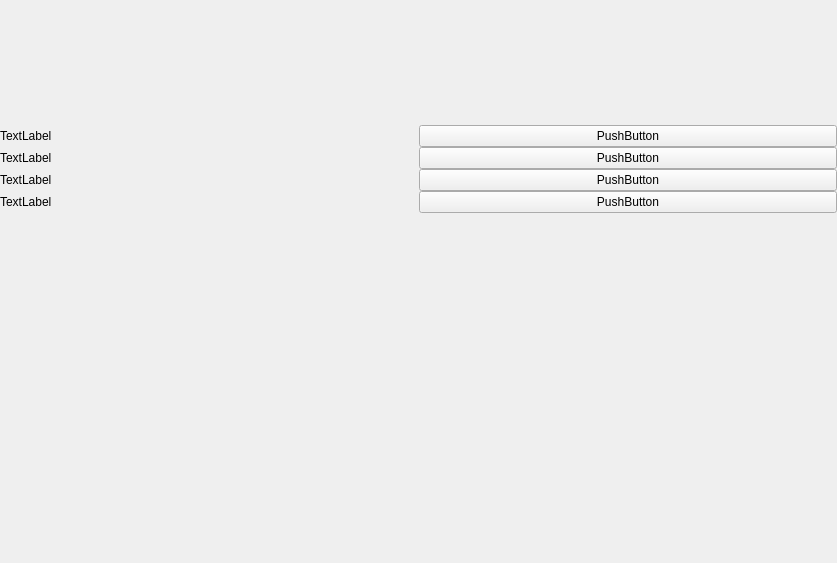
<?xml version="1.0" encoding="UTF-8"?>
<ui version="4.0">
 <class>Form</class>
 <widget class="QWidget" name="Form">
  <property name="geometry">
   <rect>
    <x>0</x>
    <y>0</y>
    <width>837</width>
    <height>563</height>
   </rect>
  </property>
  <property name="minimumSize">
   <size>
    <width>837</width>
    <height>563</height>
   </size>
  </property>
  <property name="maximumSize">
   <size>
    <width>837</width>
    <height>563</height>
   </size>
  </property>
  <property name="windowTitle">
   <string>Form</string>
  </property>
  <layout class="QGridLayout" name="gridLayout">
   <property name="leftMargin">
    <number>0</number>
   </property>
   <property name="topMargin">
    <number>0</number>
   </property>
   <property name="rightMargin">
    <number>0</number>
   </property>
   <property name="bottomMargin">
    <number>0</number>
   </property>
   <property name="spacing">
    <number>0</number>
   </property>
   <item row="0" column="0">
    <widget class="QWidget" name="widget" native="true">
     <layout class="QVBoxLayout" name="verticalLayout">
      <property name="spacing">
       <number>0</number>
      </property>
      <property name="leftMargin">
       <number>0</number>
      </property>
      <property name="topMargin">
       <number>0</number>
      </property>
      <property name="rightMargin">
       <number>0</number>
      </property>
      <property name="bottomMargin">
       <number>0</number>
      </property>
      <item>
       <layout class="QGridLayout" name="gridLayout_2">
        <item row="0" column="0">
         <widget class="QLabel" name="label">
          <property name="text">
           <string/>
          </property>
          <property name="pixmap">
           <pixmap>icon/wizard-001.png</pixmap>
          </property>
          <property name="scaledContents">
           <bool>true</bool>
          </property>
         </widget>
        </item>
       </layout>
      </item>
      <item>
       <layout class="QGridLayout" name="gridLayout_3">
        <item row="1" column="0">
         <widget class="QLabel" name="label_3">
          <property name="text">
           <string>TextLabel</string>
          </property>
         </widget>
        </item>
        <item row="0" column="1">
         <widget class="QPushButton" name="pushButton">
          <property name="text">
           <string>PushButton</string>
          </property>
         </widget>
        </item>
        <item row="2" column="0">
         <widget class="QLabel" name="label_4">
          <property name="text">
           <string>TextLabel</string>
          </property>
         </widget>
        </item>
        <item row="4" column="1">
         <spacer name="verticalSpacer">
          <property name="orientation">
           <enum>Qt::Vertical</enum>
          </property>
          <property name="sizeType">
           <enum>QSizePolicy::Minimum</enum>
          </property>
          <property name="sizeHint" stdset="0">
           <size>
            <width>20</width>
            <height>350</height>
           </size>
          </property>
         </spacer>
        </item>
        <item row="1" column="1">
         <widget class="QPushButton" name="pushButton_2">
          <property name="text">
           <string>PushButton</string>
          </property>
         </widget>
        </item>
        <item row="0" column="0">
         <widget class="QLabel" name="label_2">
          <property name="text">
           <string>TextLabel</string>
          </property>
         </widget>
        </item>
        <item row="3" column="0">
         <widget class="QLabel" name="label_5">
          <property name="text">
           <string>TextLabel</string>
          </property>
         </widget>
        </item>
        <item row="2" column="1">
         <widget class="QPushButton" name="pushButton_3">
          <property name="text">
           <string>PushButton</string>
          </property>
         </widget>
        </item>
        <item row="3" column="1">
         <widget class="QPushButton" name="pushButton_4">
          <property name="text">
           <string>PushButton</string>
          </property>
         </widget>
        </item>
       </layout>
      </item>
     </layout>
    </widget>
   </item>
  </layout>
 </widget>
 <resources/>
 <connections/>
</ui>
